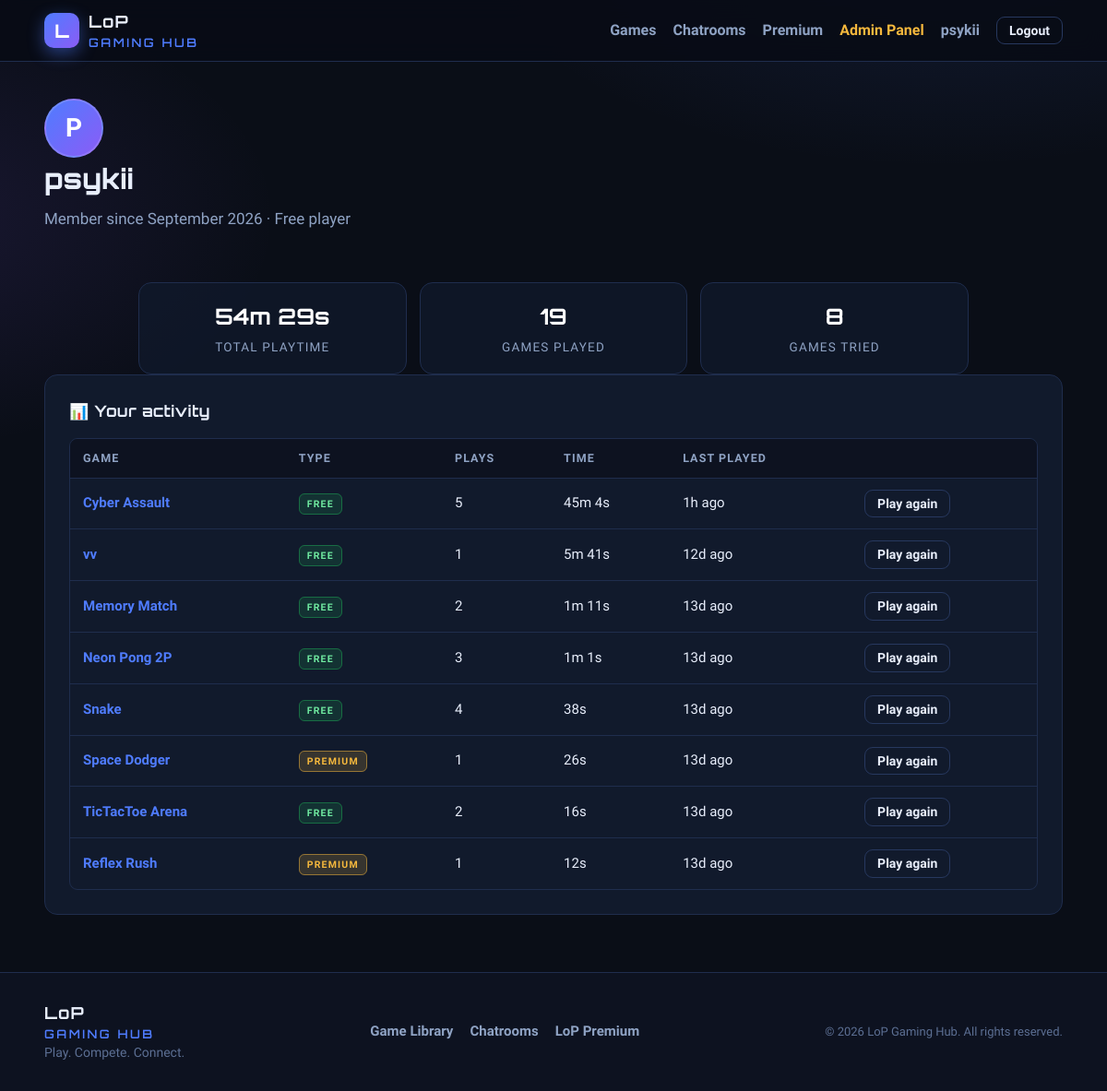
/auth/profile (signed in), run on the app's committed database.
### models.py (models this page shows, shortened)
class User(UserMixin, db.Model):
    __tablename__ = "users"
    id = db.Column(db.Integer, primary_key=True)
    username = db.Column(db.String(40), unique=True, nullable=False, index=True)
    email = db.Column(db.String(160), unique=True, nullable=False, index=True)
    password_hash = db.Column(db.String(255), nullable=False)
    role = db.Column(db.String(20), nullable=False, default="user")  # user | admin
    is_banned = db.Column(db.Boolean, nullable=False, default=False)
    ban_reason = db.Column(db.String(250))
    banned_at = db.Column(db.DateTime)
    banned_until = db.Column(db.DateTime)
    trial_started_at = db.Column(db.DateTime, nullable=False, default=now_utc)
    premium_until = db.Column(db.DateTime)
    created_at = db.Column(db.DateTime, nullable=False, default=now_utc)
    last_seen_at = db.Column(db.DateTime)
    failed_attempts = db.Column(db.Integer, nullable=False, default=0)
    locked_until = db.Column(db.DateTime)
    sessions = db.relationship("GameSession", back_populates="user", lazy="dynamic")
    messages = db.relationship("ChatMessage", back_populates="user", lazy="dynamic")
    payments = db.relationship("PaymentRequest", back_populates="user", lazy="dynamic",
                               foreign_keys="PaymentRequest.user_id")
    @property
    def is_admin(self) -> bool:
        return self.role == "admin"
    def premium_status(self):
        if self.is_admin:
            return ("admin", None)

class Game(db.Model):
    __tablename__ = "games"
    id = db.Column(db.Integer, primary_key=True)
    title = db.Column(db.String(120), nullable=False)
    slug = db.Column(db.String(120), unique=True, nullable=False, index=True)
    description = db.Column(db.Text, nullable=False, default="")
    category = db.Column(db.String(60), nullable=False, default="Arcade")
    version = db.Column(db.String(30), nullable=False, default="1.0")
    folder = db.Column(db.String(160))            # relative to GAME_LIBRARY_DIR
    entry_file = db.Column(db.String(180), nullable=False, default="index.html")
    thumbnail = db.Column(db.String(220))         # public URL or path under /game-thumb/
    is_premium = db.Column(db.Boolean, nullable=False, default=False)
    is_multiplayer = db.Column(db.Boolean, nullable=False, default=False)
    is_active = db.Column(db.Boolean, nullable=False, default=True)
    is_featured = db.Column(db.Boolean, nullable=False, default=False)
    play_count = db.Column(db.Integer, nullable=False, default=0)
    total_playtime = db.Column(db.Integer, nullable=False, default=0)  # seconds
    uploaded_by_id = db.Column(db.Integer, db.ForeignKey("users.id"))
    created_at = db.Column(db.DateTime, nullable=False, default=now_utc)
    updated_at = db.Column(db.DateTime, nullable=False, default=now_utc, onupdate=now_utc)
    chatroom = db.relationship("ChatRoom", back_populates="game", uselist=False)
    sessions = db.relationship("GameSession", back_populates="game", lazy="dynamic")

### blueprints/auth.py (the view)
@auth_bp.route("/profile")
@login_required
def profile():
    stats = user_game_stats(current_user.id)
    total_seconds = sum(s["seconds"] for s in stats)
    total_plays = sum(s["plays"] for s in stats)
    payments = PaymentRequest.query.filter_by(user_id=current_user.id).order_by(
        PaymentRequest.created_at.desc()
    ).all()
    return render_template(
        "user/profile.html",
        stats=stats,
        total_seconds=total_seconds,
        total_plays=total_plays,
        payments=payments,
    )

### app.py (called while the page is built)
@login_manager.user_loader
def load_user(user_id: str):
    return db.session.get(User, int(user_id))

### helpers.py (called while the page is built)
def fmt_duration(seconds: int) -> str:
    seconds = int(seconds or 0)
    h, rem = divmod(seconds, 3600)
    m, s = divmod(rem, 60)
    if h:
        return f"{h}h {m}m"
    if m:
        return f"{m}m {s}s"
    return f"{s}s"

def time_ago(dt) -> str:
    if dt is None:
        return "never"
    delta = now_utc() - dt
    s = int(delta.total_seconds())
    if s < 60:
        return "just now"
    if s < 3600:
        return f"{s // 60}m ago"
    if s < 86400:
        return f"{s // 3600}h ago"
    if s < 86400 * 30:
        return f"{s // 86400}d ago"
    return dt.strftime("%Y-%m-%d")

### models.py (called while the page is built)
def now_utc():
    return datetime.now(timezone.utc).replace(tzinfo=None)

### templates/user/profile.html (shortened to what this page needs)
{% extends "base.html" %}
{% block content %}
<div class="container">
  <div class="page-head profile-head">
    <div class="avatar avatar-lg">{{ current_user.username[:1]|upper }}</div>
    <div>
      <h1 class="page-title">{{ current_user.username }}</h1>
      <p class="page-sub">
        Member since {{ current_user.created_at.strftime('%B %Y') }} &middot;
        {% if premium_state == 'active' %}
          <span class="premium-mark">{{ premium_plan }} until {{ premium_end.strftime('%B %d, %Y') }}</span>
        {% elif premium_state == 'trial' %}
          <span class="trial-mark">Trial ends {{ premium_end.strftime('%B %d, %Y') }}</span>
        {% elif premium_state == 'expired' %}
          <span class="expired-mark">{{ premium_plan }} expired</span>
        {% else %}
          Free player
        {% endif %}
      </p>
    </div>
  </div>
  <div class="stats-row">
    <div class="stat-card"><span class="stat-num">{{ total_seconds|fmt_duration }}</span><span class="stat-label">Total playtime</span></div>
    <div class="stat-card"><span class="stat-num">{{ total_plays }}</span><span class="stat-label">Games played</span></div>
    <div class="stat-card"><span class="stat-num">{{ stats|length }}</span><span class="stat-label">Games tried</span></div>
  </div>
  <div class="card">
    <h3 class="card-title">📊 Your activity</h3>
    {% if stats %}
      <div class="table-wrap">
        <table class="table">
          <thead><tr><th>Game</th><th>Type</th><th>Plays</th><th>Time</th><th>Last played</th><th></th></tr></thead>
          <tbody>
            {% for s in stats %}
              <tr>
                <td><a class="link-accent" href="{{ url_for('games.detail', slug=s.slug) }}">{{ s.title }}</a></td>
                <td>{% if s.is_premium %}<span class="badge badge-premium">PREMIUM</span>{% else %}<span class="badge badge-free">FREE</span>{% endif %}</td>
                <td>{{ s.plays }}</td>
                <td>{{ s.seconds|fmt_duration }}</td>
                <td>{{ s.last_played|time_ago }}</td>
                <td><a class="btn btn-ghost btn-sm" href="{{ url_for('games.play', slug=s.slug) }}">Play again</a></td>
              </tr>
            {% endfor %}
          </tbody>
        </table>
      </div>
    {% else %}
      <p class="empty-state">No plays yet. <a href="{{ url_for('games.library') }}">Pick a game</a> and get that first W.</p>
    {% endif %}
  </div>
</div>
{% endblock %}

### templates/base.html (shortened to what this page needs)
<!doctype html>
<html lang="en">
<head>
  <link rel="stylesheet" href="{{ url_for('static', filename='css/style.css') }}">
</head>
<body>
  {% set nav_links = [('main.index', 'Home'), ('games.library', 'Game Library')] %}
  <nav class="navbar">
    <div class="container nav-inner">
      <a class="brand" href="{{ url_for('main.index') }}">
        <span class="brand-mark">L</span>
        <span class="brand-text">LoP <em>GAMING HUB</em></span>
      </a>
      <div class="nav-links" id="navLinks">
        {% if current_user.is_authenticated %}
          <a class="nav-link" href="{{ url_for('games.library') }}">Games</a>
          <a class="nav-link" href="{{ url_for('chat.hub') }}">Chatrooms</a>
          <a class="nav-link" href="{{ url_for('premium.index') }}">
            Premium
          </a>
          {% if current_user.is_admin %}
            <a class="nav-link nav-admin" href="{{ url_for('admin.dashboard') }}">Admin Panel</a>
          {% endif %}
          <a class="nav-link" href="{{ url_for('auth.profile') }}">{{ current_user.username }}</a>
          <a class="btn btn-ghost btn-sm" href="{{ url_for('auth.logout') }}">Logout</a>
        {% else %}
          <a class="nav-link" href="{{ url_for('main.index') }}">Home</a>
          <a class="nav-link" href="{{ url_for('auth.login') }}">Login</a>
          <a class="btn btn-primary btn-sm" href="{{ url_for('auth.register') }}">Sign Up Free</a>
        {% endif %}
      </div>
    </div>
  </nav>
  <main class="page">
    {% block content %}{% endblock %}
  </main>
  <footer class="footer">
    <div class="container footer-inner">
      <div>
        <span class="brand-text">LoP <em>GAMING HUB</em></span>
        <p class="footer-sub">Play. Compete. Connect.</p>
      </div>
      <div class="footer-links">
        <a href="{{ url_for('games.library') }}">Game Library</a>
        <a href="{{ url_for('chat.hub') }}">Chatrooms</a>
        <a href="{{ url_for('premium.index') }}">LoP Premium</a>
      </div>
      <p class="footer-note">© {{ now_utc().year }} LoP Gaming Hub. All rights reserved.</p>
    </div>
  </footer>
</body>
</html>

### data on the page
User: username "psykii", username "P", created_at "September 2026"
Game: title "Cyber Assault", shows "FREE", plays "5", seconds|fmt_duration "45m 4s", last_played "1h ago"
Game: title "vv", shows "FREE", plays "1", seconds|fmt_duration "5m 41s", last_played "12d ago"
Game: title "Memory Match", shows "FREE", plays "2", seconds|fmt_duration "1m 11s", last_played "13d ago"
Game: title "Neon Pong 2P", shows "FREE", plays "3", seconds|fmt_duration "1m 1s", last_played "13d ago"
Game: title "Snake", shows "FREE", plays "4", seconds|fmt_duration "38s", last_played "13d ago"
Game: title "Space Dodger", shows "PREMIUM", plays "1", seconds|fmt_duration "26s", last_played "13d ago"
Game: title "TicTacToe Arena", shows "FREE", plays "2", seconds|fmt_duration "16s", last_played "13d ago"
Game: title "Reflex Rush", shows "PREMIUM", plays "1", seconds|fmt_duration "12s", last_played "13d ago"

### other printed values
{{ total_seconds|fmt_duration }} "54m 29s"
{{ total_plays }} "19"
{{ stats|length }} "8"
{{ now_utc().year }} "2026"
